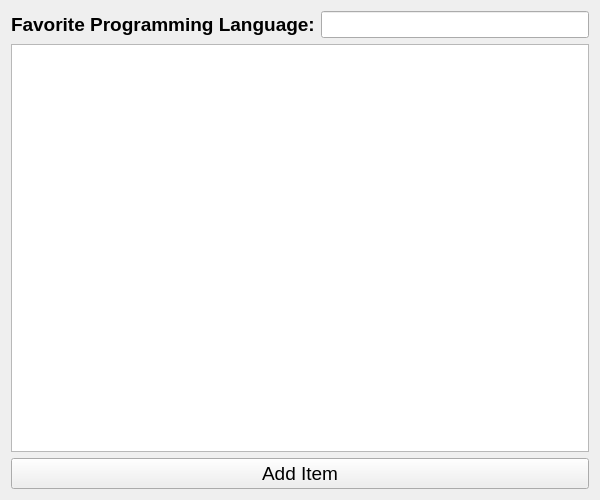
<?xml version="1.0" encoding="UTF-8"?>
<ui version="4.0">
 <class>Form</class>
 <widget class="QWidget" name="Form">
  <property name="geometry">
   <rect>
    <x>0</x>
    <y>0</y>
    <width>600</width>
    <height>500</height>
   </rect>
  </property>
  <property name="windowTitle">
   <string>Form</string>
  </property>
  <layout class="QVBoxLayout" name="verticalLayout">
   <item>
    <layout class="QHBoxLayout" name="horizontalLayout">
     <item>
      <widget class="QLabel" name="label">
       <property name="font">
        <font>
         <pointsize>14</pointsize>
         <bold>true</bold>
        </font>
       </property>
       <property name="text">
        <string>Favorite Programming Language:</string>
       </property>
      </widget>
     </item>
     <item>
      <widget class="QLineEdit" name="lineEdit">
       <property name="font">
        <font>
         <pointsize>12</pointsize>
        </font>
       </property>
      </widget>
     </item>
    </layout>
   </item>
   <item>
    <widget class="QListWidget" name="listWidget">
     <property name="font">
      <font>
       <pointsize>14</pointsize>
      </font>
     </property>
    </widget>
   </item>
   <item>
    <widget class="QPushButton" name="pushButton">
     <property name="font">
      <font>
       <pointsize>14</pointsize>
      </font>
     </property>
     <property name="text">
      <string>Add Item</string>
     </property>
    </widget>
   </item>
  </layout>
 </widget>
 <resources/>
 <connections/>
</ui>
